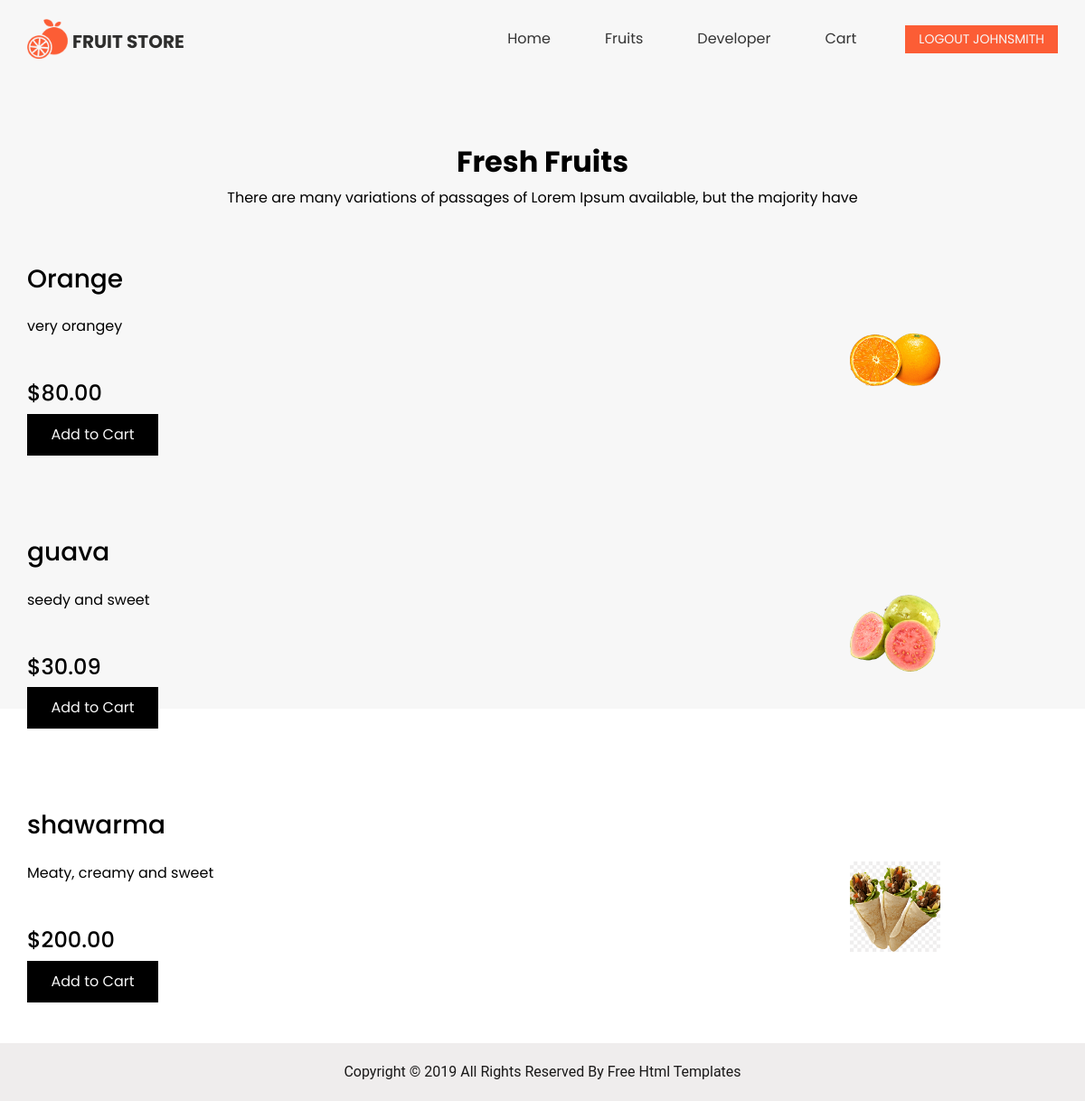
The app's page /fruits/ (signed in) with its own data.
### store/models.py (models this page shows, shortened)
class Product(models.Model):
    name = models.CharField(max_length=50)
    description = models.TextField()
    price = models.DecimalField(max_digits=99999999, decimal_places=2)
    image = models.ImageField(default='default.png')

### store/views.py (the view)
# urls.py: path('fruits/', fruits, name='fruits'),
@login_required
def fruits(request):
    fruits = Product.objects.all()
    context = {
        "fruits": fruits
    }
    return render(request, 'fruits.html', context)

### templates/fruits.html
{% extends 'home.html'%}
{% load static %}
{% block content%}
  <section class="fruit_section layout_padding-top">
    <div class="container">
      <h2 class="custom_heading">Fresh Fruits</h2>
      <p class="custom_heading-text">
        There are many variations of passages of Lorem Ipsum available, but
        the majority have
      </p>
        {% for fruit in fruits %}
      <div class="row layout_padding2">
        <div class="col-md-8">
          <div class="fruit_detail-box">
            <h3>
           {{fruit.name}}
            </h3>
            <p class="mt-4 mb-5">
           {{fruit.description}}
            </p>
            <h4>${{fruit.price}}</h4>
            <div>
              <a href="" class="custom_dark-btn">
                Add to Cart
              </a>
            </div>
          </div>
        </div>
        <div class="col-md-4 d-flex justify-content-center align-items-center">
          <div class="fruit_img-box d-flex justify-content-center ">
            <img src="{{fruit.image.url}}" alt="" class="" width="100px" />
          </div>
        </div>
      </div>
      {% endfor %}
    </div>
  </section>
  {% endblock %}

### templates/home.html (shortened to what this page needs)
<!DOCTYPE html>
{% load static%}
<html>
<head>
  <link rel="stylesheet" type="text/css"
    href="https://cdnjs.cloudflare.com/ajax/libs/OwlCarousel2/2.1.3/assets/owl.carousel.min.css" />
  <link rel="stylesheet" type="text/css" href="{% static 'css/bootstrap.css' %}" />
  <link href="{% static 'css/style.css' %}" rel="stylesheet" />
  <link href="{% static 'css/responsive.css' %}" rel="stylesheet" />
</head>
<body>
  <div class="hero_area">
    <header class="header_section">
      <div class="container">
        <nav class="navbar navbar-expand-lg custom_nav-container pt-3">
          <a class="navbar-brand" href="{% url 'home'%}">
            <img src="{% static 'images/logo.png' %}" alt="" /><span>
              Fruit Store
            </span>
          </a>
          <div class="collapse navbar-collapse" id="navbarSupportedContent">
            <div class="d-flex ml-auto flex-column flex-lg-row align-items-center">
              <ul class="navbar-nav  ">
                <li class="nav-item active">
                  <a class="nav-link" href="{% url 'home'%}">Home <span class="sr-only">(current)</span></a>
                </li>
                <li class="nav-item">
                  <a class="nav-link" href="{% url 'fruits'%}"> Fruits</a>
                </li>
                <li class="nav-item">
                  <a class="nav-link" href="{% url 'contact_me'%}">Developer</a>
                </li>
                <li class="nav-item">
                  <a class="nav-link" href="{% url 'cart'%}">Cart</a>
                </li>
              </ul>
            </div>
            {% if request.user.is_authenticated %}
            <div class="quote_btn-container ml-0 ml-lg-4 d-flex justify-content-center">
              <a href="{% url 'logout'%}">
               Logout {{request.user}}
              </a>
            </div>
            {% else %}
            <div class="quote_btn-container ml-0 ml-lg-4 d-flex justify-content-center">
              <a href="{% url 'signup'%}">
                Get Started
              </a>
            </div>
            {% endif %}
          </div>
        </nav>
      </div>
    </header>
    {% block content %}{% endblock %}
  <section class="container-fluid footer_section">
    <p>
      Copyright &copy; 2019 All Rights Reserved By
      <a href="https://html.design/">Free Html Templates</a>
    </p>
  </section>
</body>
</html>

### static/css/style.css (style rules this page uses)
body { font-family: 'Poppins', sans-serif; color: #000000; background-color: #ffffff; }
.layout_padding2 { padding: 45px 0; }
.layout_padding-top { padding-top: 75px; }
.custom_dark-btn, .custom_orange-btn { display: inline-block; padding: 10px 0; text-align: center; width: 145px; outline: none; color: #f7f7f7; border: 1px solid transparent; }
.custom_dark-btn { background-color: #000000; }
.custom_heading { text-align: center; font-weight: bold; }
.custom_heading-text { text-align: center; }
.hero_area { height: 98vh; background-color: #f7f7f7; }
.custom_nav-container.navbar-expand-lg .navbar-nav .nav-link { padding: 10px 30px; color: #343434; text-align: center }
a, a:hover, a:focus { text-decoration: none; }
.navbar-brand, .navbar-brand:hover { text-transform: uppercase; font-weight: bold; font-size: 24px; color: #fafcfd; }
.navbar-brand { display: flex; align-items: center; }
.navbar-brand img { width: 45px; margin-right: 5px; }
.navbar-brand span { font-size: 20px; font-weight: 700; color: #2e2e2d; margin-top: 5px; }
.custom_nav-container { z-index: 99999; padding: 15px 0; }
.quote_btn-container a { display: inline-block; padding: 5px 15px; background-color: #fc5d35; color: #f7f7f7; font-size: 14px; text-transform: uppercase; }
.footer_section { background-color: #efeded; padding: 20px 0; font-family: "Roboto", sans-serif; }
.footer_section p { color: #191818; margin: 0; text-align: center; }
.footer_section a { color: #191818; }

### static/css/responsive.css (style rules this page uses)
@media (min-width: 1200px) { .container { max-width: 1170px; } }

### records on screen
Product: name "Orange", description "very orangey", price "80.00", image (picture)
Product: name "guava", description "seedy and sweet", price "30.09", image (picture)
Product: name "shawarma", description "Meaty, creamy and sweet", price "200.00", image (picture)

### other values on screen
{{ request.user }} "JOHNSMITH"
